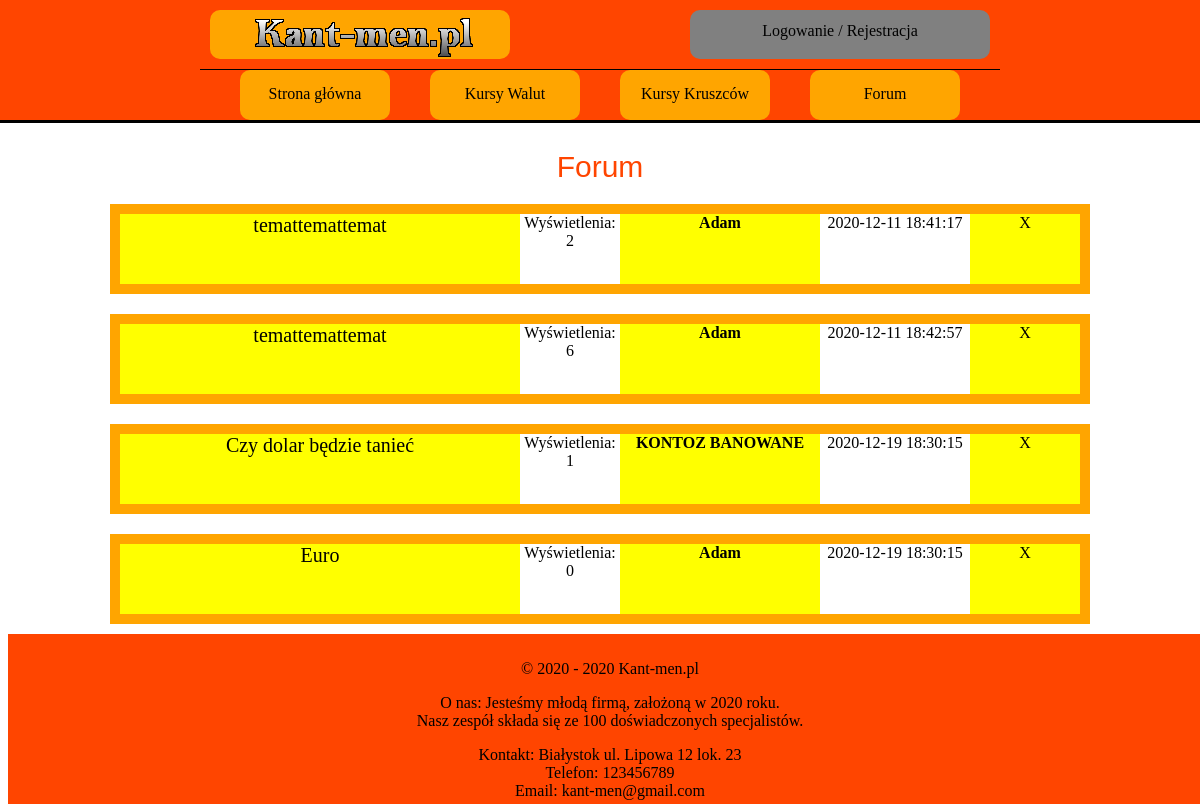
/forum.php, run on an earlier commit of the app's database.
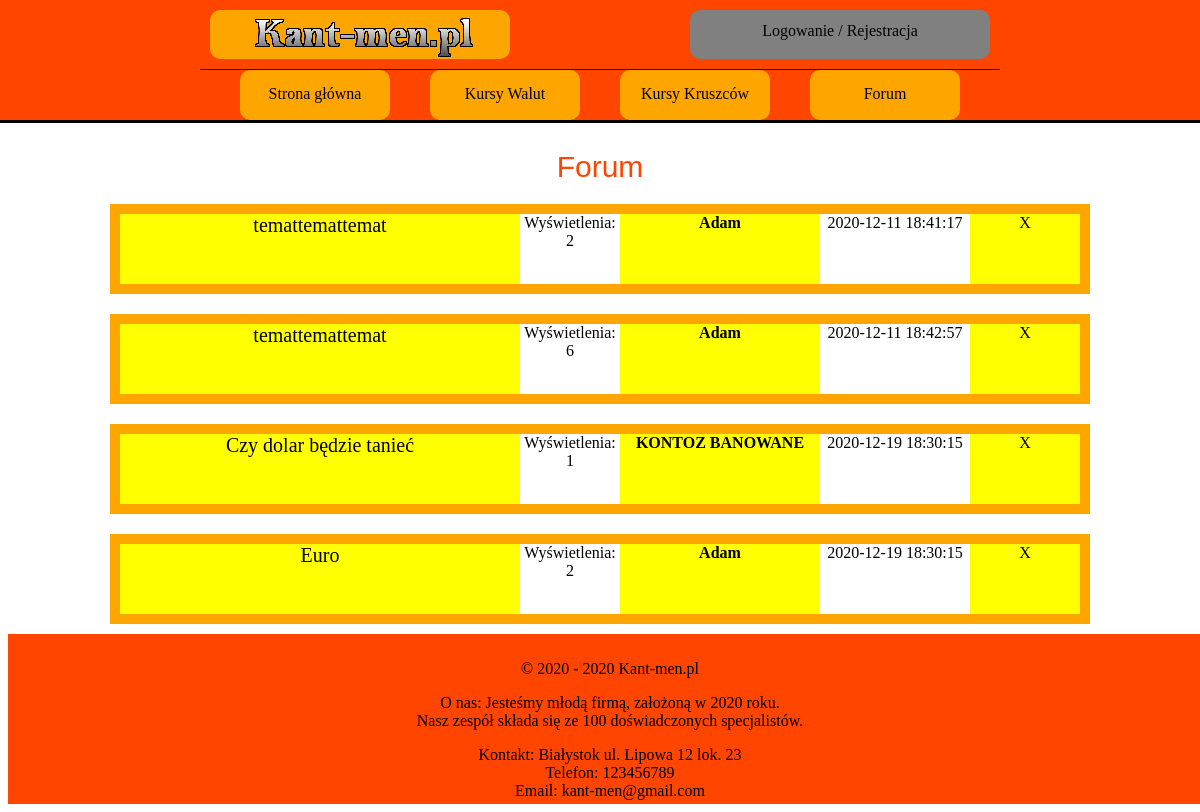
And on a later commit of the database.
### tables this page shows
CREATE TABLE `watek` (
  `ID_WATEK` int(10) NOT NULL,
  `ID_USER` int(10) NOT NULL,
  `TEMAT` varchar(100) NOT NULL,
  `DATA` timestamp NOT NULL DEFAULT current_timestamp(),
  `TRESC_WATKU` longtext NOT NULL,
  `LICZBA_KOMENTARZY` int(10) NOT NULL DEFAULT 0,
  `ILOSC_ODWIEDZIN` int(10) NOT NULL DEFAULT 0,
  `OCENA` int(10) NOT NULL DEFAULT 0,
  `STATUS` varchar(20) NOT NULL DEFAULT 'UKRYTE'
);

CREATE TABLE `user` (
  `ID_USER` int(10) NOT NULL,
  `LOGIN` varchar(20) NOT NULL,
  `HASLO` char(255) NOT NULL,
  `IMIE` varchar(50) NOT NULL,
  `NAZWISKO` varchar(50) NOT NULL,
  `EMAIL` varchar(50) NOT NULL,
  `WIEK` int(10) NOT NULL,
  `MIASTO` varchar(50) NOT NULL,
  `KRAJ` varchar(50) NOT NULL,
  `OPIS_PROFILU` text DEFAULT NULL,
  `ZDJECIE` varchar(255) DEFAULT NULL,
  `STW_WATKI` int(10) NOT NULL DEFAULT 0,
  `LICZ_KOMENTARZY` int(10) NOT NULL DEFAULT 0,
  `UPRAWNIENIA` varchar(10) NOT NULL DEFAULT 'USER'
);

### forum.php (the view, shortened to what this page needs)
<!DOCTYPE HTML>
<html>
    <head>
        <link href="CSS/styleGlowne.css" rel="stylesheet" type="text/css">
        <link href="CSS/styleForum.css" rel="stylesheet" type="text/css">
    </head>
    <body>
    <?php
    include_once('rysowanieMenu.php');
    ?>
        <main>
            <section>
                <div class="pas-tytulowy">
                    Forum
                </div>
                <?php
                    require_once "polaczeniezMySQL.php";
                    $polaczenie = @new mysqli($host,$db_user,$db_password,$db_name);
                    if($polaczenie->connect_errno!=0)
                    {
                        echo "Error: ".$polaczenie->connect_errno;
                    }
                    else
                    {
                        $rezultat = $polaczenie->query("SELECT * FROM watek");
                        if(!$rezultat)
                        {
                        throw new Exception($polaczenie->error);
                        }
                        else
                        {
                        while($row = mysqli_fetch_array($rezultat))
                        {
                ?>
                <article class="artykul">
                    <div class="glowny-kontener-artykulu">
                        <div class="tytul-watku">
                            <?php echo '<a href="watek.php?id='.$row['ID_WATEK'].'">'.$row['TEMAT'].'</a>'; ?>
                        </div>
                        <div class="ilosc-odwiedzin">
                            <?php echo "Wyświetlenia:</br>";
                            echo $row['ILOSC_ODWIEDZIN']; ?>
                        </div>
                        <div class="autor">
                            <?php
                                $row_autor = mysqli_fetch_array($wyciagniecie_nicku_autora = $polaczenie->query("SELECT * FROM user WHERE ID_USER=".$row['ID_USER']));
                                echo '<a href="profilowe.php?user='.$row['ID_USER'].'"><k style=" font-weight: 700;">'.$row_autor['LOGIN'].'</k></a>';
                            ?>
                        </div>
                        <div class="czas-wstawienia">
                            <?php echo $row['DATA']; ?>
                        </div>
                        <div class="admin-mini-panel">
                            X
                        </div>
                    </div>
                </article>
                <?php
                    }
                    }
                    }
                ?>
            </section>
        </main>
    <?php
    include_once('rysowanieStopki.php');
    ?>
    </body>
</html>

What changed in the data, as far as the page shows it:
changed watek "Euro": ILOSC_ODWIEDZIN "0" → "2"
